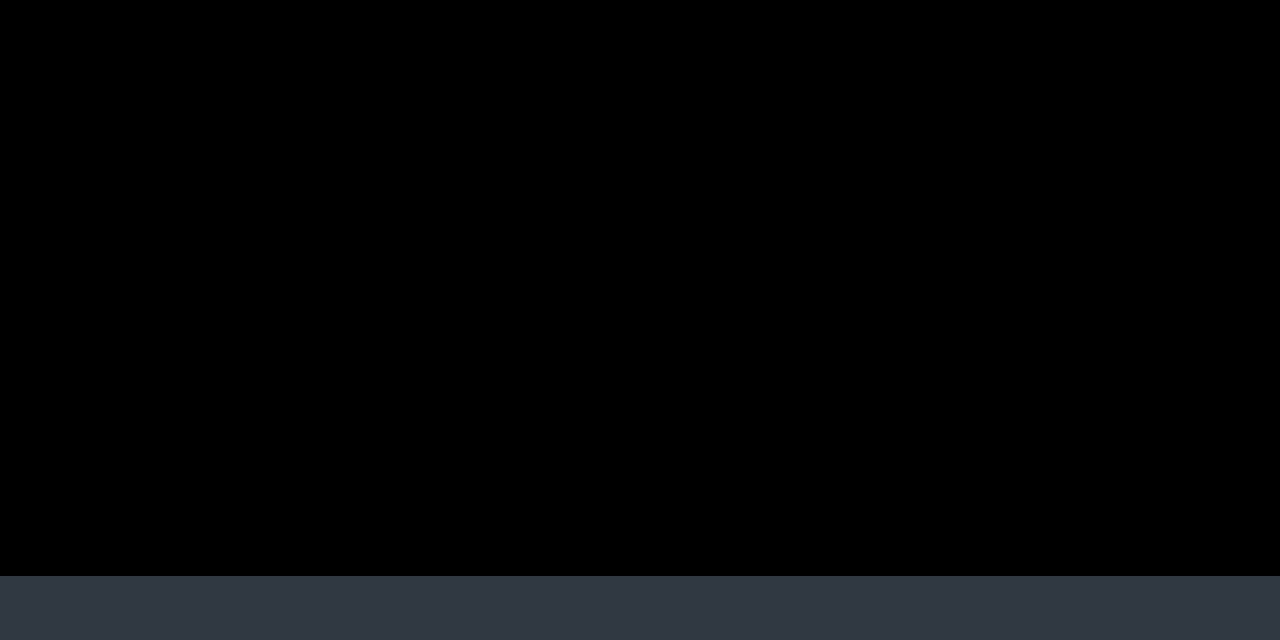

The image is a tile-based game level rendered from a .tmx file. Its description and complete source (layers, tilesets, objects, tile grids) follow:
An orthogonal 20x10 tile map with 64x64 px tiles, 1 tile layer (Tiles).

<map version="1.0" orientation="orthogonal" renderorder="right-down" width="20" height="10" tilewidth="64" tileheight="64" nextobjectid="1">
 <tileset firstgid="1" name="Platformer" tilewidth="64" tileheight="64" tilecount="1" columns="0">
  <tile id="28">
   <image width="64" height="64" source="../../assets/Tiles/Blue tiles/tileBlue_03.png" />
  </tile>
 </tileset>
 <layer name="Tiles" width="20" height="10">
  <data>
   <tile gid="0" />
   <tile gid="0" />
   <tile gid="0" />
   <tile gid="0" />
   <tile gid="0" />
   <tile gid="0" />
   <tile gid="0" />
   <tile gid="0" />
   <tile gid="0" />
   <tile gid="0" />
   <tile gid="0" />
   <tile gid="0" />
   <tile gid="0" />
   <tile gid="0" />
   <tile gid="0" />
   <tile gid="0" />
   <tile gid="0" />
   <tile gid="0" />
   <tile gid="0" />
   <tile gid="0" />
   <tile gid="0" />
   <tile gid="0" />
   <tile gid="0" />
   <tile gid="0" />
   <tile gid="0" />
   <tile gid="0" />
   <tile gid="0" />
   <tile gid="0" />
   <tile gid="0" />
   <tile gid="0" />
   <tile gid="0" />
   <tile gid="0" />
   <tile gid="0" />
   <tile gid="0" />
   <tile gid="0" />
   <tile gid="0" />
   <tile gid="0" />
   <tile gid="0" />
   <tile gid="0" />
   <tile gid="0" />
   <tile gid="0" />
   <tile gid="0" />
   <tile gid="0" />
   <tile gid="0" />
   <tile gid="0" />
   <tile gid="0" />
   <tile gid="0" />
   <tile gid="0" />
   <tile gid="0" />
   <tile gid="0" />
   <tile gid="0" />
   <tile gid="0" />
   <tile gid="0" />
   <tile gid="0" />
   <tile gid="0" />
   <tile gid="0" />
   <tile gid="0" />
   <tile gid="0" />
   <tile gid="0" />
   <tile gid="0" />
   <tile gid="0" />
   <tile gid="0" />
   <tile gid="0" />
   <tile gid="0" />
   <tile gid="0" />
   <tile gid="0" />
   <tile gid="0" />
   <tile gid="0" />
   <tile gid="0" />
   <tile gid="0" />
   <tile gid="0" />
   <tile gid="0" />
   <tile gid="0" />
   <tile gid="0" />
   <tile gid="0" />
   <tile gid="0" />
   <tile gid="0" />
   <tile gid="0" />
   <tile gid="0" />
   <tile gid="0" />
   <tile gid="0" />
   <tile gid="0" />
   <tile gid="0" />
   <tile gid="0" />
   <tile gid="0" />
   <tile gid="0" />
   <tile gid="0" />
   <tile gid="0" />
   <tile gid="0" />
   <tile gid="0" />
   <tile gid="0" />
   <tile gid="0" />
   <tile gid="0" />
   <tile gid="0" />
   <tile gid="0" />
   <tile gid="0" />
   <tile gid="0" />
   <tile gid="0" />
   <tile gid="0" />
   <tile gid="0" />
   <tile gid="0" />
   <tile gid="0" />
   <tile gid="0" />
   <tile gid="0" />
   <tile gid="0" />
   <tile gid="0" />
   <tile gid="0" />
   <tile gid="0" />
   <tile gid="0" />
   <tile gid="0" />
   <tile gid="0" />
   <tile gid="0" />
   <tile gid="0" />
   <tile gid="0" />
   <tile gid="0" />
   <tile gid="0" />
   <tile gid="0" />
   <tile gid="0" />
   <tile gid="0" />
   <tile gid="0" />
   <tile gid="0" />
   <tile gid="0" />
   <tile gid="0" />
   <tile gid="0" />
   <tile gid="0" />
   <tile gid="0" />
   <tile gid="0" />
   <tile gid="0" />
   <tile gid="0" />
   <tile gid="0" />
   <tile gid="0" />
   <tile gid="0" />
   <tile gid="0" />
   <tile gid="0" />
   <tile gid="0" />
   <tile gid="0" />
   <tile gid="0" />
   <tile gid="0" />
   <tile gid="0" />
   <tile gid="0" />
   <tile gid="0" />
   <tile gid="0" />
   <tile gid="0" />
   <tile gid="0" />
   <tile gid="0" />
   <tile gid="0" />
   <tile gid="0" />
   <tile gid="0" />
   <tile gid="0" />
   <tile gid="0" />
   <tile gid="0" />
   <tile gid="0" />
   <tile gid="0" />
   <tile gid="0" />
   <tile gid="0" />
   <tile gid="0" />
   <tile gid="0" />
   <tile gid="0" />
   <tile gid="0" />
   <tile gid="0" />
   <tile gid="0" />
   <tile gid="0" />
   <tile gid="0" />
   <tile gid="0" />
   <tile gid="0" />
   <tile gid="0" />
   <tile gid="0" />
   <tile gid="0" />
   <tile gid="0" />
   <tile gid="0" />
   <tile gid="0" />
   <tile gid="0" />
   <tile gid="0" />
   <tile gid="0" />
   <tile gid="0" />
   <tile gid="0" />
   <tile gid="0" />
   <tile gid="0" />
   <tile gid="0" />
   <tile gid="0" />
   <tile gid="29" />
   <tile gid="29" />
   <tile gid="29" />
   <tile gid="29" />
   <tile gid="29" />
   <tile gid="29" />
   <tile gid="29" />
   <tile gid="29" />
   <tile gid="29" />
   <tile gid="29" />
   <tile gid="29" />
   <tile gid="29" />
   <tile gid="29" />
   <tile gid="29" />
   <tile gid="29" />
   <tile gid="29" />
   <tile gid="29" />
   <tile gid="29" />
   <tile gid="29" />
   <tile gid="29" />
  </data>
 </layer>
</map>
